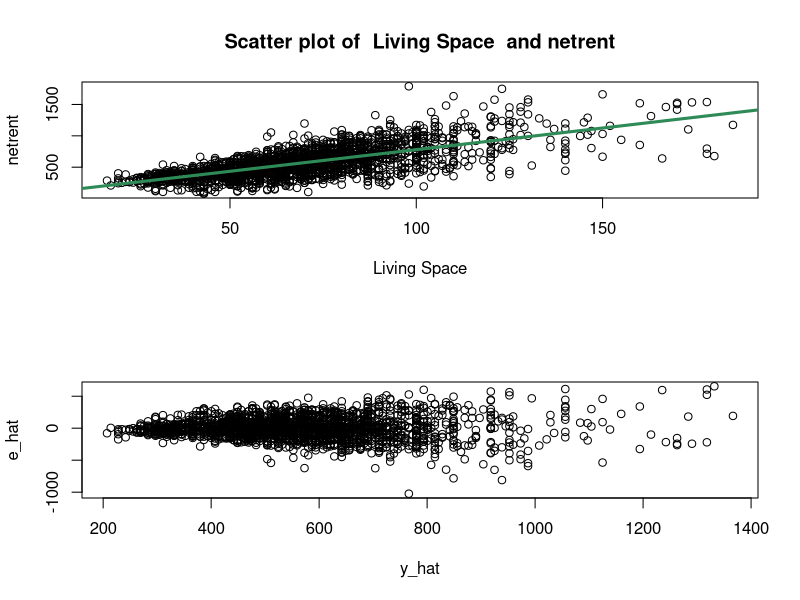
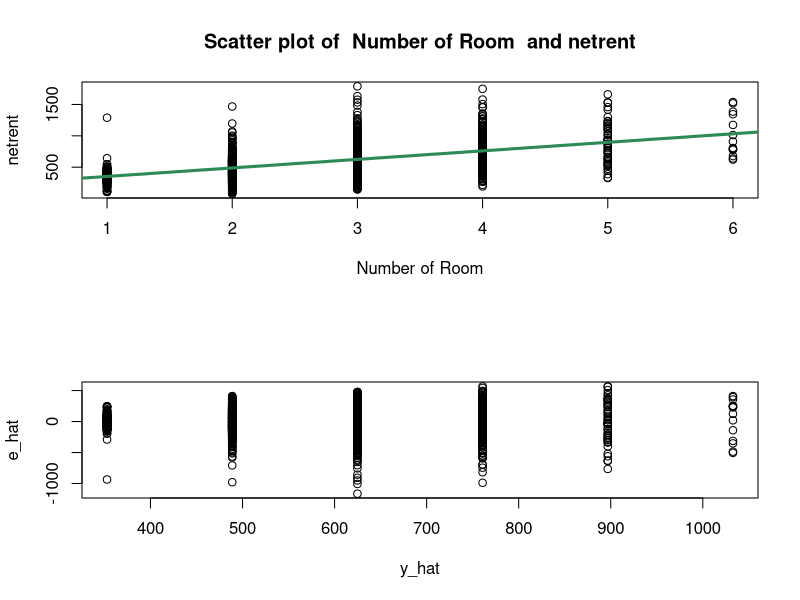
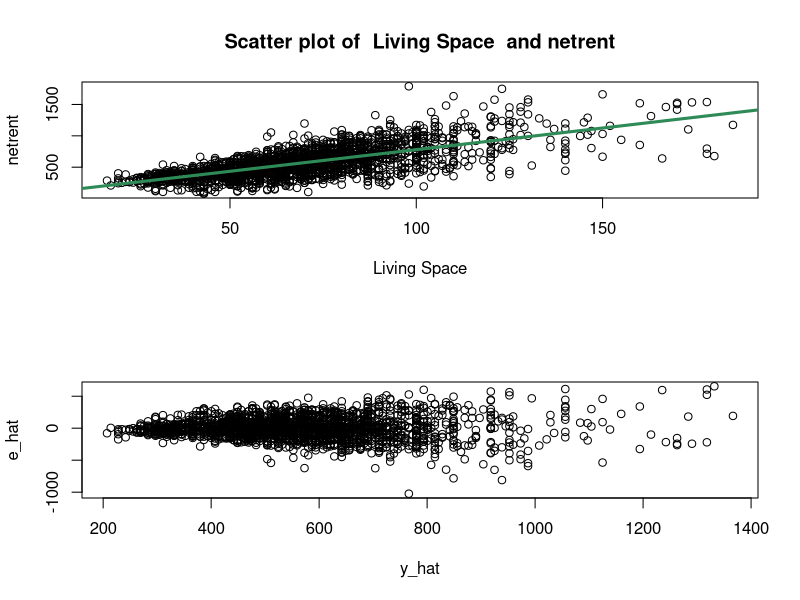
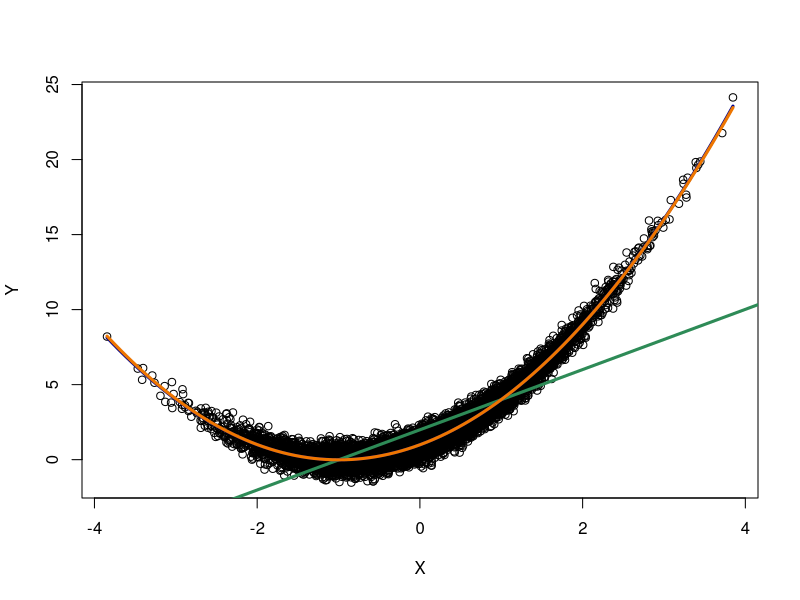
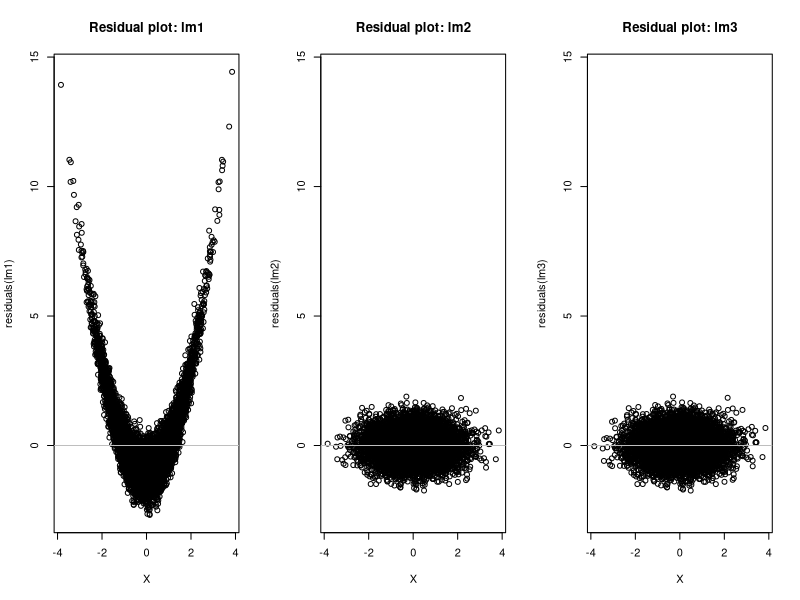
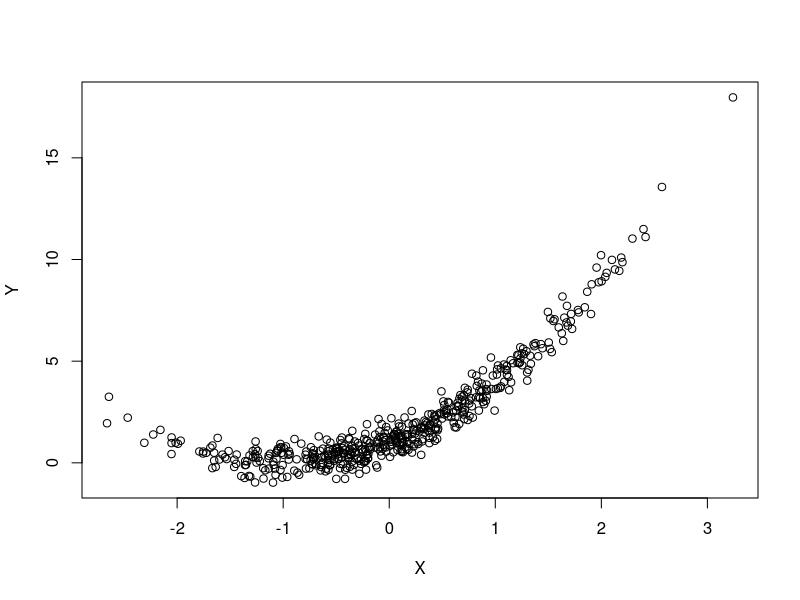

Write the R code that produced these figures, in order. (Note: this script raises an error after producing the figures.)
###############################################################################################
#   Regression (Exercise-03)                                                                  #
#   Date: 18th May 2023                                                                       #
###############################################################################################

# # Source: https://github.com/AhmedDiderRahat/reg_ss_23/blob/main/Assignemnts/assignment-03/RegSSE3.pdf


# Preparations
rm(list = ls(all.names = TRUE))


# Exercise 1


# set directory: 
# setwd('C:\\Users\\DELL\\Desktop\\Summer 2023\\RegDS23\\reg_ss_23')

# load Munich rent data set
rent <- read.csv('Dataset/MunichRent2003.csv')

# attached all columns
attach(rent)


# Solution (a):

prediction_fun <- function(X, Y, x_lab){
  par(mfrow = c(2, 1))
  # create an object of linear regression
  lm_obj <- lm(Y ~ X)
  
  y_hat <- predict(lm_obj)
  
  print(summary(lm_obj))
  
  plot(X, Y, 
       main = paste('Scatter plot of ', x_lab, ' and netrent'),
       xlab = x_lab,
       ylab = 'netrent')
  
  abline(lm_obj, col = 'seagreen', lwd = 3)
  
  e_hat <- (y_hat - netrent)
  
  plot(y_hat, e_hat)
  
  par(mfrow = c(1, 1))
  
  return(list(y_hat = y_hat, e_hat = e_hat))
}

prediction_fun(X = living.space, Y = netrent, 'Living Space')
prediction_fun(X = rooms, Y = netrent, 'Number of Room')


# Solution (b):

proved_fun <- function(X, Y, X_lab){
  
  reg_out <- prediction_fun(X = living.space, Y = netrent, 'Living Space')
  
  Y_hat <- reg_out$y_hat
  e_hat <- reg_out$e_hat
  
  # calculate mean of Y
  mean_Y <- mean(Y)
  
  # calculate mean of Y_hat
  mean_Y_hat <- mean(Y_hat)
  
  # calculate mean of error term
  mean_e_hat <- mean(e_hat)
  
  output <- paste('\n\nThe output of the code: ',
        '\nMean of (Y) is: ', mean_Y, ' AND mean of (y_hat) is: ', mean_Y_hat, 
        '\nMean of (e_hat) is: ', mean_e_hat)
  
  cat(output)
}

proved_fun(X = living.space, Y = netrent, 'Living Space')




###############################################################################################


# Exercise 2

# set sample size n = 500
n = 10000

set.seed(123)

# init X
X <- rnorm(n, mean = 0, sd = 1)

# init e
e <- rnorm(n, mean = 0, sd = sqrt(0.25))

# calculate Y
Y <- 1 + (2*X) + (X^2) + e


# set three regression model
lm1 <- lm(Y ~ X)                     # Simple linear regression
lm2 <- lm(Y ~ X + I(X^2))            # multiple (quadratic)
lm3 <- lm(Y ~ X + I(X^2) + I(X^3))   # multiple (cubic)

# plot the data
plot(X, Y)

# draw lm1
abline(lm1, col = 'seagreen', lwd = 3)

b_hat2 <- coef(lm2); b_hat2


curve(b_hat2[1] + b_hat2[2]*x +b_hat2[3]*x^2, 
      col="darkblue",
      lwd = 3, add=TRUE)


b_hat3 <- coef(lm3); b_hat3

curve(b_hat3[1] + b_hat3[2]*x + (b_hat3[3]*(x^2)) + (b_hat3[4]*(x^3)),
      col="darkorange2", lwd = 3, add=TRUE)

model_summary <- (paste('RSS for linear regression:     ', deviance(lm1), 
            '\nRSS for quardratic regression: ', deviance(lm2),
            '\nRSS for cubic regression:      ', deviance(lm3)))

cat(model_summary)


## compare residuals for lm1, lm2, and lm3
par(mfrow=c(1,3))
ylim <- range(c(residuals(lm1),residuals(lm2), residuals(lm3)))

plot(X,residuals(lm1), main="Residual plot: lm1", ylim=ylim)
abline(h=0,col="gray")
plot(X,residuals(lm2), main="Residual plot: lm2", ylim=ylim)
abline(h=0,col="gray")

plot(X,residuals(lm3), main="Residual plot: lm3", ylim=ylim)
abline(h=0,col="gray")


par(mfrow=c(1,1))



###############################################################################################


# Exercise 3

n = 500

set.seed(123)

# init X
X <- rnorm(n, mean = 0, sd = 1)

# init e
e <- rnorm(n, mean = 0, sd = sqrt(0.25))

# calculate Y
Y <- 1 + (2*X) + (X^2) + e

plot(X, Y)



# Solution (a):

# design matrix for lm1
X1 <- cbind(rep(1,n), X); X1 

# design matrix of lm2
X2 <- cbind(rep(1, n), X, X^2); X2

# design matrix of lm3
X3 <- cbind(rep(1, n), X, X^2, X^3); X3


# Solution (b):

# Rank of a Matrix: The rank of a matrix is the maximum number of linearly 
# independent rows or columns in the matrix. 


# install matrix package
install.packages('Matrix', dep=T)

# load Matrix library
library(Matrix)

# Calculate the rank of the matrix
rank_x1 <- rankMatrix(X1)[1]
rank_x2 <- rankMatrix(X2)[1]
rank_x3 <- rankMatrix(X3)[1]

XTX1 <- t(X1) %*% X1

XTX2 <- t(X2) %*% X2

XTX3 <- t(X3) %*% X3

rank_xtx1 <- rankMatrix(XTX1)[1]
rank_xtx2 <- rankMatrix(XTX2)[1]
rank_xtx3 <- rankMatrix(XTX3)[1]

output_summary <- paste('Rank of X1:', rank_x1, 'AND IS FULL RANK-', (ncol(X1)  == rank_x1),
                        '\nRank of XTX1:', rank_xtx1, 'AND IS FULL RANK- ', (ncol(XTX1)  == rank_xtx1),
                        '\nRank of X2:', rank_x2, 'AND IS FULL RANK-', (ncol(X2)  == rank_x2),
                        '\nRank of XTX2:', rank_xtx2, 'AND IS FULL RANK-', (ncol(XTX2)  == rank_x2), 
                        '\nRank of X3:', rank_x3, 'AND IS FULL RANK-', (ncol(X3)  == rank_x3),
                        '\nRank of XTX3:', rank_xtx3, 'AND IS FULL RANK-', (ncol(XTX3)  == rank_xtx3))
cat(output_summary)


# Solution (c):

hat_matric_fun <- function(X){
  
  # get the inverse matrix of XTX matrix
  det_xtx <- solve(t(X) %*% X)
  
  P <- X %*% det_xtx %*% t(X)
  
  return(P)
}


P1 <- hat_matric_fun(X1); h1
P2 <- hat_matric_fun(X2); h2
P3 <- hat_matric_fun(X3); h3

# The trace of a square matrix is defined as the sum of its diagonal elements.
t1 <- sum(diag(P1)); t1
t2 <- sum(diag(P2)); t2
t3 <- sum(diag(P3)); t3



# Eigenvalues of a square matrix represent the scalar values ?? for which the matrix
# multiplied by a vector is equal to a scalar multiple of that vector.

egv1 <- eigen(P1)$values; egv1
egv2 <- eigen(P2)$values; egv2
egv3 <- eigen(P3)$values; egv3

se1 <- sum(egv1)
# sum of all eigen values = the trace of the matrix

# Solution (d):

proving_func <- function(P){
  
  # calculate square of matrix A
  P2 <- P %*% P
  
  # check A2 and A are same
  eqn_1 <- all.equal(P2, P)
  
  # init identity matrix
  I <- diag(ncol(P))
  
  # get I - P 
  I_P <- (I - P)
  
  
  # calculate (I - P)^2
  I_P2 <- I_P %*% I_P
  
  # check (I - P)2 = (I - P)  
  eqn_2 <- all.equal(I_P2, I_P)
  
  return(list(eqn_1 = eqn_1, eqn_2 = eqn_2))
}


r1 <- proving_func(P1)
r2 <- proving_func(P2)
r3 <- proving_func(P3)

output_summary <- paste('For  model 1: ',
                        '\n\tEQN1 satisfied:', r1$eqn_1, 'AND EQN2 satisfied:', r1$eqn_2,
                        '\nFor  model 2: ',
                        '\n\tEQN1 satisfied:', r2$eqn_1, 'AND EQN2 satisfied:', r2$eqn_2,
                        '\nFor  model 3: ',
                        '\n\tEQN1 satisfied:', r3$eqn_1, 'AND EQN2 satisfied:', r3$eqn_2)


cat(output_summary)



M <- mat <- matrix(c(1, 4, 5, 4, 2, 6, 5, 6, 3), nrow = 3); M
M %*% M

P1



###############################################################################################

# install and load AER
install.packages("AER", dep = T)

require(AER)
data(CPS1985)

attach(CPS1985)

# init X and Y
Y <- wage
X1 <- education
X2 <- experience

lm1 <- lm(log(Y) ~ X1)

summary(lm1)

plot(X1, log(Y))
curve(predict(model, newdata = data.frame(X = x)), add = TRUE, col = "red")

b_hat1 <- coef(lm1); b_hat1

curve(b_hat1[1] + b_hat1[2]*x, 
      col="darkblue",
      lwd = 3, add=TRUE)


lm2 <- lm(log(Y) ~ X1+X2)

b_hat2 <- coef(lm2); b_hat2

a(b_hat2[1] + b_hat2[2]*X1, b_hat2[3]*X2,   
      col="darkblue",
      lwd = 3, add=TRUE)

abline(lm2)
